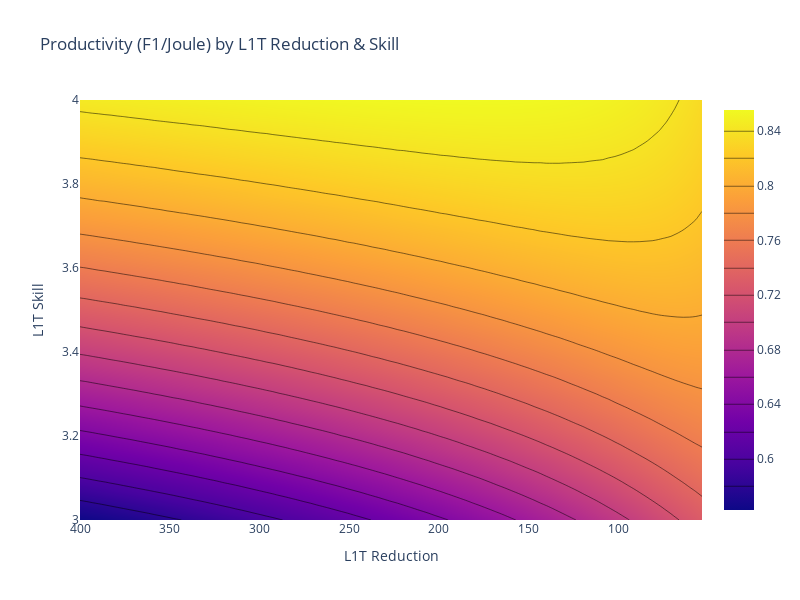

Write notebook code for a chart like this one.
### Code cell
fig = go.Figure(data =
    go.Contour(
        z = f1 ,
        x=l1t_reductions, # horizontal axis
        y=l1t_skills, # vertical axis,
         contours_coloring='heatmap',
    ),
    )
fig.update_layout(width = 800,
                  height = 600,
                  title = "Productivity (F1/Joule) by L1T Reduction & Skill",
                  xaxis_title = "L1T Reduction",
                  yaxis_title = "L1T Skill")
fig.update_xaxes(autorange="reversed")
fig.show()

### Figure 1 — Plotly figure (JSON) as saved in the notebook; plotly's stock layout.template omitted (floating-point values rounded to 4 significant figures; data arrays with more than 128 entries replaced by an {"elided": "..."} marker saying what was removed)
{"data": [{"contours": {"coloring": "heatmap"}, "type": "contour", "x": [400, 396.5, 393.1, 389.6, 386.1, 382.7, 379.2, 375.7, 372.3, 368.8, 365.3, 361.9, 358.4, 354.9, 351.5, 348.0, 344.5, 341.1, 337.6, 334.1, 330.7, 327.2, 323.7, 320.3, 316.8, 313.3, 309.9, 306.4, 302.9, 299.5, 296.0, 292.5, 289.1, 285.6, 282.1, 278.7, 275.2, 271.7, 268.3, 264.8, 261.3, 257.9, 254.4, 250.9, 247.5, 244.0, 240.5, 237.1, 233.6, 230.1, 226.7, 223.2, 219.7, 216.2, 212.8, 209.3, 205.8, 202.4, 198.9, 195.4, 192.0, 188.5, 185.0, 181.6, 178.1, 174.6, 171.2, 167.7, 164.2, 160.8, 157.3, 153.8, 150.4, 146.9, 143.4, 140.0, 136.5, 133.0, 129.6, 126.1, 122.6, 119.2, 115.7, 112.2, 108.8, 105.3, 101.8, 98.37, 94.9, 91.44, 87.97, 84.5, 81.04, 77.57, 74.1, 70.63, 67.17, 63.7, 60.23, 56.77, 53.3], "y": [3, 3.01, 3.02, 3.03, 3.04, 3.05, 3.06, 3.07, 3.08, 3.09, 3.1, 3.11, 3.12, 3.13, 3.14, 3.15, 3.16, 3.17, 3.18, 3.19, 3.2, 3.21, 3.22, 3.23, 3.24, 3.25, 3.26, 3.27, 3.28, 3.29, 3.3, 3.31, 3.32, 3.33, 3.34, 3.35, 3.36, 3.37, 3.38, 3.39, 3.4, 3.41, 3.42, 3.43, 3.44, 3.45, 3.46, 3.47, 3.48, 3.49, 3.5, 3.51, 3.52, 3.53, 3.54, 3.55, 3.56, 3.57, 3.58, 3.59, 3.6, 3.61, 3.62, 3.63, 3.64, 3.65, 3.66, 3.67, 3.68, 3.69, 3.7, 3.71, 3.72, 3.73, 3.74, 3.75, 3.76, 3.77, 3.78, 3.79, 3.8, 3.81, 3.82, 3.83, 3.84, 3.85, 3.86, 3.87, 3.88, 3.89, 3.9, 3.91, 3.92, 3.93, 3.94, 3.95, 3.96, 3.97, 3.98, 3.99, 4], "z": {"elided": "101x101 float values"}}], "layout": {"height": 600, "title": {"text": "Productivity (F1/Joule) by L1T Reduction & Skill"}, "width": 800, "xaxis": {"autorange": "reversed", "title": {"text": "L1T Reduction"}}, "yaxis": {"title": {"text": "L1T Skill"}}}}
